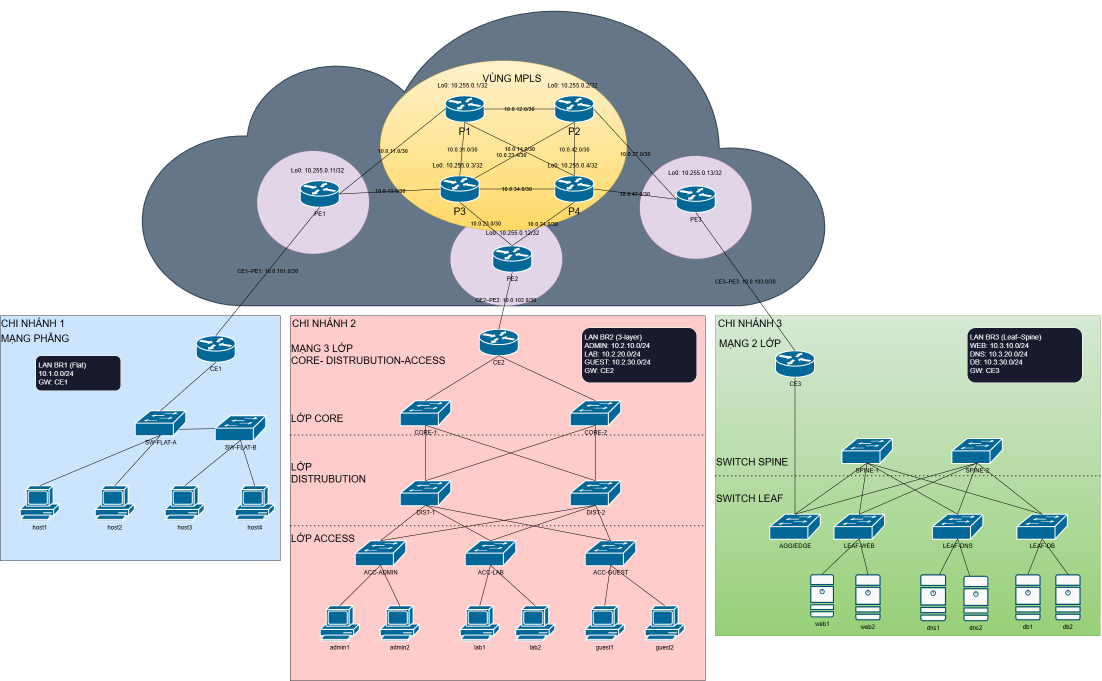
#> input picture image/LOGIC.drawio.png, 2203 x 1362 px (shown at 1/2 size)
$ python -i tool.py   (imports and definitions only)
#> lines starting #> are read from the running program, lines starting #| are printed output that depends on the picture
#!/usr/bin/env python3
"""
Phase 2 - GUI Tool (Tkinter) - chạy SAU khi bạn đã start `source/topology.py`.

Tool này làm giống demo của bạn:
- KHÔNG gọi build_net() và KHÔNG tạo topo mới.
- Dùng `ip netns exec <node> ...` để đo trực tiếp trên các namespace do Mininet đang chạy.

Chức năng:
- Ping Test: RTT avg + loss
- Traceroute Path: in đường đi (hop list)
- Throughput: iperf3 giữa 2 node
- CASE 1 (giống ảnh mẫu): OSPF restart/convergence + đồ thị throughput theo thời gian
- CASE 5 (giống ảnh mẫu): Bảng đường đi (hops) + throughput end-to-end

Output:
- `logs/` và `image/` trong `52300211_TKM_Final_Report/`
"""

from __future__ import annotations

import csv
import datetime as dt
import re
import subprocess
import threading
import time
from dataclasses import dataclass
from pathlib import Path
from typing import List, Optional, Tuple
import json
import shlex

import tkinter as tk
from tkinter import messagebox, scrolledtext, ttk

import matplotlib

# [1 line not run here, left out]
import matplotlib.pyplot as plt  # noqa: E402


REPORT_DIR = Path(__file__).resolve().parent.parent
LOG_DIR = REPORT_DIR / "logs"
IMG_DIR = REPORT_DIR / "image"
# [2 lines not run here, left out]


NODE_LIST = [
    "host1",
    "admin1",
    "lab1",
    "guest1",
    "web1",
    "dns1",
    "db1",
    "CE1",
    "CE2",
    "CE3",
    "PE1",
    "PE2",
    "PE3",
    "P1",
    "P2",
    "P3",
    "P4",
    "SPINE1",
    "SPINE2",
    "LEAF_WEB",
    "LEAF_DNS",
    "LEAF_DB",
]

IP_MAP = {
    "host1": "10.1.0.11",
    "admin1": "10.2.10.11",
    "lab1": "10.2.20.11",
    "guest1": "10.2.30.11",
    "web1": "10.3.10.11",
    "dns1": "10.3.20.11",
    "db1": "10.3.30.11",
}


@dataclass
class PingStats:
    loss_pct: float
    rtt_avg_ms: float
    rtt_mdev_ms: float


def _sh(cmd: str, timeout_s: int = 20) -> str:
    p = subprocess.run(
        cmd,
        shell=True,
        stdout=subprocess.PIPE,
        stderr=subprocess.STDOUT,
        text=True,
        timeout=timeout_s,
    )
    return p.stdout


def _get_node_pid(node: str) -> Optional[int]:
    """
    Mininet thường KHÔNG tạo named-netns cho `ip netns list`.
    Cách chuẩn để vào namespace node là tìm PID của node shell (mnexec) và dùng `mnexec -a <pid>`.
    """
    # Ưu tiên đọc PID map do topology.py xuất ra
    try:
        p = Path("/tmp/tkm_mininet_pids.json")
        if p.exists():
            data = json.loads(p.read_text(encoding="utf-8"))
            v = data.get(node)
            if isinstance(v, int) and v > 0:
                return v
    except Exception:
        pass

    # Ưu tiên pattern mnexec -n <node>
    out = _sh(f"pgrep -a -f \"mnexec .* -n {node}( |$)\" | head -n 1", timeout_s=5).strip()
    if out:
        try:
            return int(out.split(" ", 1)[0])
        except Exception:
            pass
    # Fallback: đôi khi dạng `mnexec -n node`
    out = _sh(f"pgrep -a -f \"mnexec -n {node}( |$)\" | head -n 1", timeout_s=5).strip()
    if out:
        try:
            return int(out.split(" ", 1)[0])
        except Exception:
            pass

    # Fallback: đôi khi cmdline chứa "mininet:<node>"
    out = _sh(f"pgrep -a -f \"mininet:{node}\" | head -n 1", timeout_s=5).strip()
    if out:
        try:
            return int(out.split(" ", 1)[0])
        except Exception:
            pass
    return None


def exec_node(node: str, cmd: str, timeout_s: int = 20) -> str:
    pid = _get_node_pid(node)
    if pid is None:
        return f"[tool] Không tìm thấy PID của node `{node}`. Hãy chắc chắn đang mở `mininet>`.\n"
    return _sh(f"sudo mnexec -a {pid} {cmd}", timeout_s=timeout_s)


# [41 lines left out: functions popen_node, ensure_namespaces_ready, parse_ping_stats, not called in this run]


def ping_test(src: str, dst_ip: str, count: int = 5) -> Tuple[Optional[PingStats], str]:
    out = exec_node(src, f"ping -c {count} -W 1 -q {dst_ip}", timeout_s=10 + count)
    return parse_ping_stats(out), out


# [34 lines left out: function ping_test_stream, not called in this run]


def traceroute_path(src: str, dst_ip: str, max_hops: int = 12) -> Tuple[List[str], str]:
    out = exec_node(src, f"traceroute -n -q 1 -w 1 -m {max_hops} {dst_ip}", timeout_s=30)
    hops = []
    for line in out.splitlines()[1:]:
        parts = line.split()
        if len(parts) >= 2 and parts[1] != "*":
            hops.append(parts[1])
    return hops, out


def iperf3_throughput_mbps(src: str, dst: str, dst_ip: str, seconds: int = 3, port: int = 5201) -> Tuple[Optional[float], str]:
    exec_node(dst, "pkill -f 'iperf3 -s' 2>/dev/null || true", timeout_s=5)
    exec_node(dst, f"iperf3 -s -1 -p {port} >/tmp/iperf3_{dst}_{port}.log 2>&1 &", timeout_s=5)
    time.sleep(0.2)
    out = exec_node(src, f"iperf3 -c {dst_ip} -t {seconds} -p {port} -J 2>&1", timeout_s=seconds + 10)
    m = re.search(r'"bits_per_second"\s*:\s*([\d\.]+)', out)
    if not m:
        return None, out
    bps = float(m.group(1))
    return bps / 1_000_000.0, out


def _node_has_ip(node: str, ip: str) -> bool:
    out = exec_node(node, f"ip -o -4 addr show 2>/dev/null | grep -w {shlex.quote(ip)} >/dev/null 2>&1; echo $?", timeout_s=4)
    return out.strip().endswith("0")


def resolve_node_by_ip(ip: str) -> Optional[str]:
    """
    Ánh xạ 1 hop IP (traceroute) -> tên node Mininet bằng cách dò interface IP.
    """
    priority = [
        "P1",
        "P2",
        "P3",
        "P4",
        "PE1",
        "PE2",
        "PE3",
        "CE1",
        "CE2",
        "CE3",
        "SPINE1",
        "SPINE2",
        "LEAF_WEB",
        "LEAF_DNS",
        "LEAF_DB",
    ] + [n for n in NODE_LIST if n not in {"P1","P2","P3","P4","PE1","PE2","PE3","CE1","CE2","CE3","SPINE1","SPINE2","LEAF_WEB","LEAF_DNS","LEAF_DB"}]
    for n in priority:
        try:
            if _node_has_ip(n, ip):
                return n
        except Exception:
            continue
    return None


def route_out_interface(node: str, dst_ip: str) -> str:
    out = exec_node(node, f"ip route get {shlex.quote(dst_ip)} 2>/dev/null | head -n 1", timeout_s=4)
    m = re.search(r"\\bdev\\s+(\\S+)", out)
    if not m:
        return ""
    return m.group(1).split("@", 1)[0]


# [12 lines left out: function read_intf_bytes, not called in this run]


def iperf3_path_throughput(
    src: str,
    dst: str,
    dst_ip: str,
    seconds: int = 3,
    port: int = 5201,
    max_hops: int = 12,
) -> Tuple[List[str], List[float], Optional[float], str]:
    """
    Đo throughput end-to-end (iperf3) và ước lượng throughput theo từng thiết bị trên đường đi.
    Mỗi thiết bị: đo delta(rx+tx) trên interface dùng để route tới dst_ip trong thời gian iperf chạy.
    """
    hops, _ = traceroute_path(src, dst_ip, max_hops=max_hops)
    hop_nodes: List[str] = []
    for hip in hops:
        n = resolve_node_by_ip(hip)
        if n and (not hop_nodes or hop_nodes[-1] != n):
            hop_nodes.append(n)
    path_nodes = [src] + hop_nodes + [dst]

    out_if: List[str] = []
    for n in path_nodes[:-1]:
        out_if.append(route_out_interface(n, dst_ip))

    b0 = [read_intf_bytes(n, iface) if iface else 0 for n, iface in zip(path_nodes[:-1], out_if)]
    t0 = time.time()

    mbps, raw = iperf3_throughput_mbps(src, dst, dst_ip, seconds=seconds, port=port)

    t1 = time.time()
    b1 = [read_intf_bytes(n, iface) if iface else 0 for n, iface in zip(path_nodes[:-1], out_if)]
    dt_s = max(0.001, t1 - t0)
    perhop = [max(0.0, ((b1i - b0i) * 8.0) / dt_s / 1_000_000.0) for b0i, b1i in zip(b0, b1)]

    # thêm cột dst để bảng đẹp: dùng end-to-end throughput
    perhop_full = perhop + ([float(mbps)] if mbps is not None else [0.0])
    return path_nodes, perhop_full, mbps, raw


# [113 lines left out: functions save_iperf_table, save_case5_table, save_path_throughput_table, save_case1_convergence, not called in this run]


class App(tk.Tk):
    # [43 lines left out: functions __init__, _build_ui, _log, not called in this run]

    def _thread(self, fn) -> None:
        threading.Thread(target=fn, daemon=True).start()

    # [136 lines left out: functions _run_ping, _run_trace, _run_iperf, _run_case5, _run_case1, not called in this run]


def main() -> None:
    App().mainloop()


# [2 lines not run here, left out]

>>> import cv2
>>> picture = cv2.imread('../image/LOGIC.drawio.png', cv2.IMREAD_GRAYSCALE)
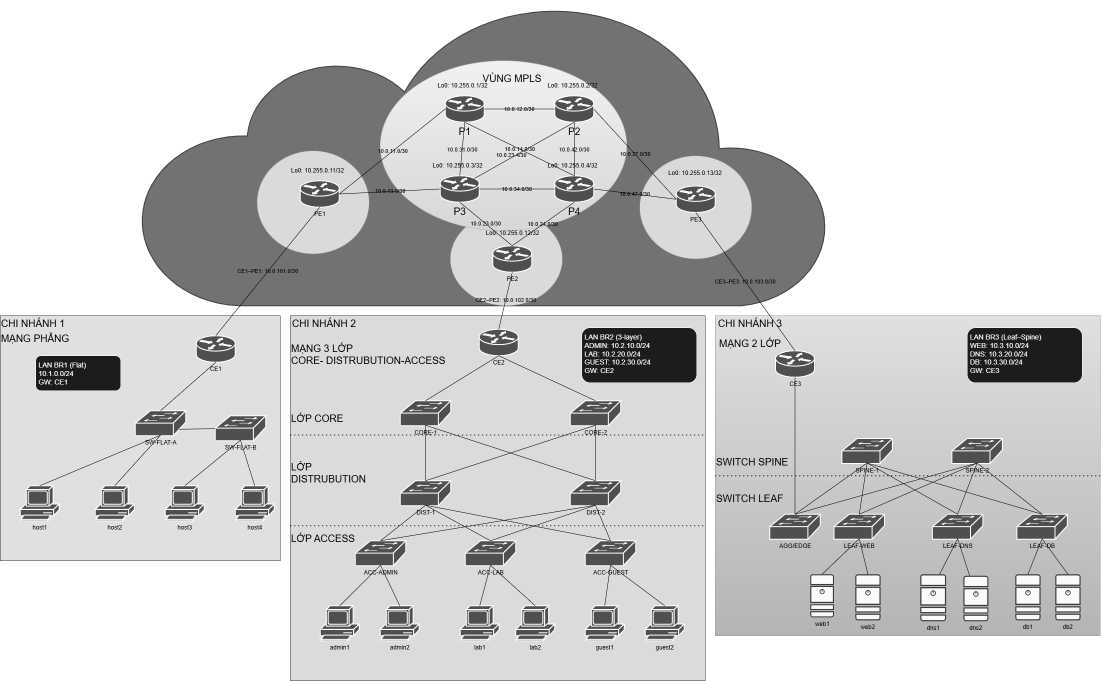
#> picture: shape (1362, 2203) (shown at 1/2 size); min 0, max 255, mean 206.2
>>> result = iperf3_path_throughput(picture, 'out.png', 'out1.png')
#> in _get_node_pid, `out = _sh(f"pgrep -a -f \"mnexec .* -n {node}( |$)\" | head -n 1", tim..`: out = ''
#> the loop in traceroute_path, `for line in out.splitlines()[1:]:` made 6 passes
#> parts on passes 1, 2, 4, 5: ['[255', '255', '255', '...', '255', '255', '255]'], ['[255', '255', '255', '...', '255', '255', '255]'], ['[255', '255', '255', '...', '255', '255', '255]'], ['[255', '255', '255', '...', '255', '255', '255]']
#> (line, parts) on pass 3: (' ...', ['...'])
#> after the loop in traceroute_path, `for line in out.splitlines()[1:]:`: hops = ['255', '255', '255', '255', '255']
#> the loop in iperf3_path_throughput, `for hip in hops:` made 5 passes
#> after the loop in iperf3_path_throughput, `for hip in hops:`: hop_nodes = []
#> in iperf3_path_throughput, `path_nodes = [src] + hop_nodes + [dst]`: path_nodes = 2 items
#> the loop in iperf3_path_throughput, `for n in path_nodes[:-1]:` made 1 pass
#> after the loop in iperf3_path_throughput, `for n in path_nodes[:-1]:`: out_if = ['']
#> in iperf3_path_throughput, `b0 = [read_intf_bytes(n, iface) if iface else 0 for n, iface in zip(pa..`: b0 = [0]
#> in iperf3_path_throughput, `perhop_full = perhop + ([float(mbps)] if mbps is not None else [0.0])`: perhop_full = [0, 0]
